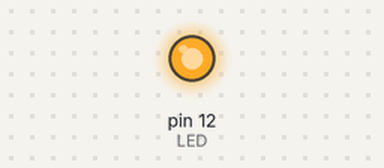
Simulated run of this sketch. Board: Arduino Uno, built with avr-gcc and run on an emulated ATmega328P. Shown: output pins drawn as LEDs (lit = HIGH).

Above: at 1.5 s.
At 3.5 s:
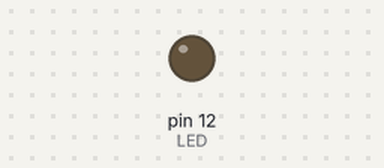
Timing chart, 0 to 5.2 s (numbered marks = the images above):
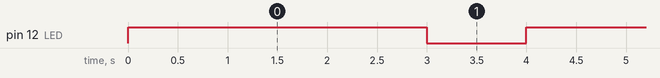

Measured:
- by itself, pin 12 (LED): alternates HIGH for 3.0 s and LOW for 1.0 s

The sketch:

blinking_LED.ino
```cpp
int LED = 12;

void setup() {
  pinMode(LED, OUTPUT);
  }

void loop() {
  digitalWrite(LED, HIGH);
  delay(3000);
  digitalWrite(LED, LOW);
  delay(1000);
}
```
